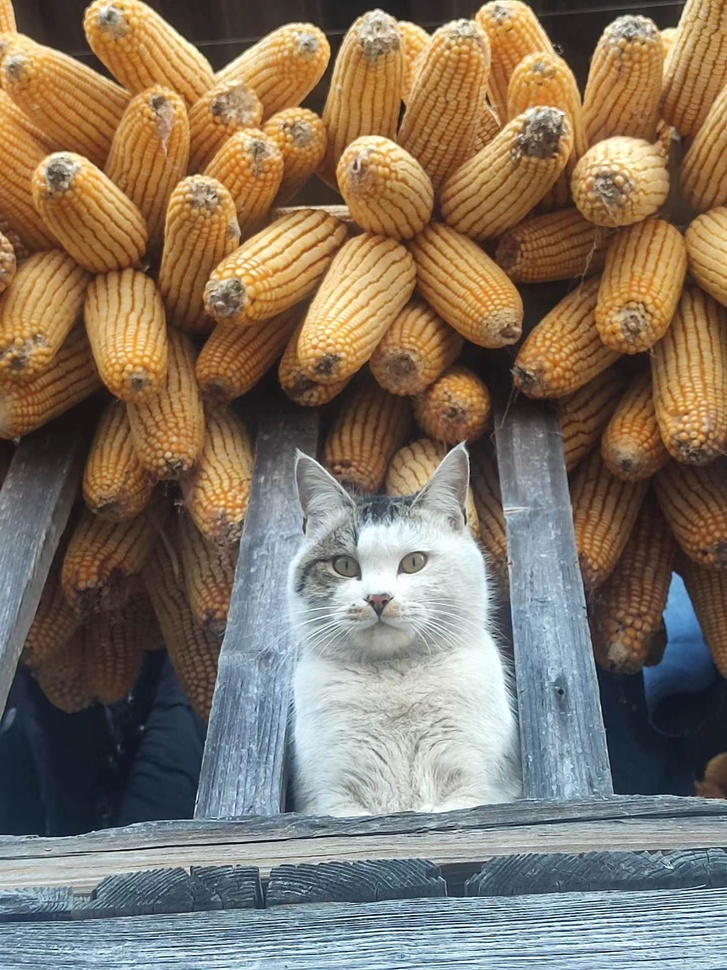
%> input picture 图像信号处理/图片集合/cat.jpg, 727 x 970 px, shrunk from 1440 x 1920 before the run
$ octave DFT.m   (GNU Octave 9; MATLAB toolbox functions it lacks are replaced by stand-ins)
%> lines starting %> are read from the running program, lines starting %| are printed output that depends on the picture; in (x1, y1, x2, y2) boxes, pixels count from 0 and x2, y2 are one past the last pixel; in counts of white or black regions, pixels touching at a corner belong together; the program's own positions count from 1
% 读取图像
originalImage = imread('cat.jpg');
%> originalImage is the input picture: size 970x727x3 uint8; mean R, G, B 130.8, 116.7, 100.1

% 转换为灰度图像
grayImage = rgb2gray(originalImage);
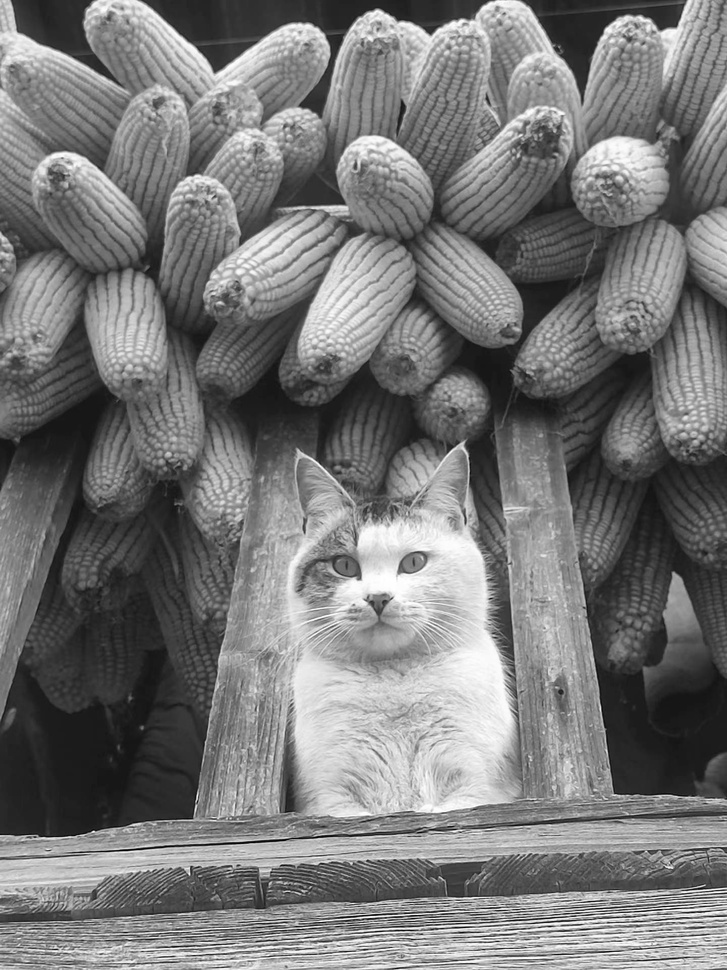
%> grayImage: size 970x727 uint8; min 1, max 255, mean 119
figure;
imshow(grayImage);

% 二值化处理
threshold = graythresh(grayImage);
%> threshold = 0.467
binaryImage = imbinarize(grayImage, threshold);
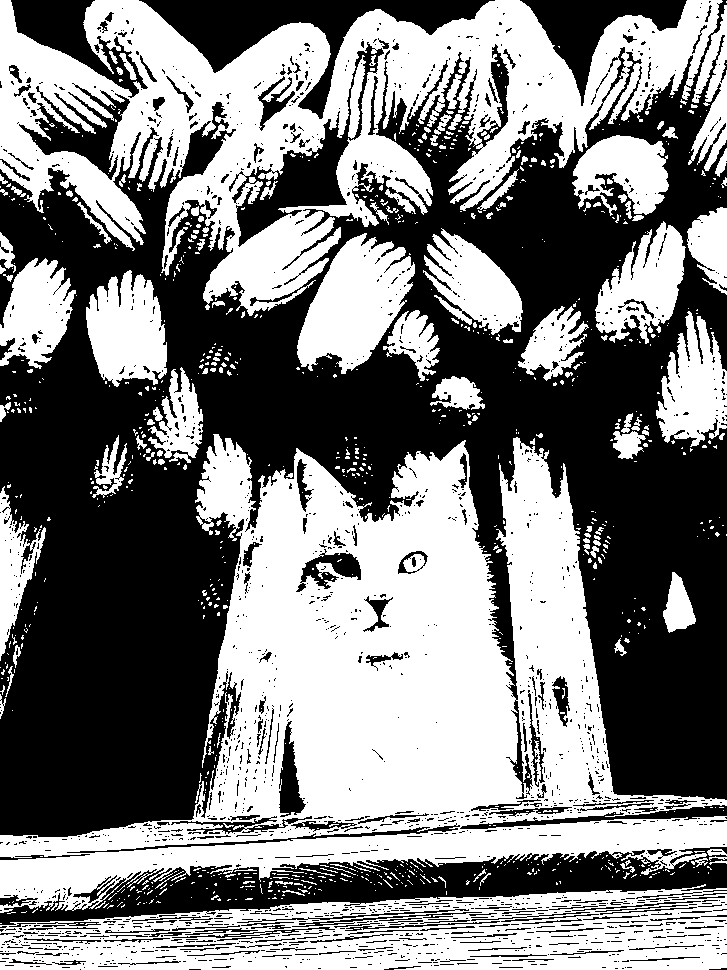
%> binaryImage: size 970x727 logical; 49.4% white; 928 white regions (788 under 20 px), largest, box (x1, y1, x2, y2) and area: (0, 434, 727, 913) 147524, (0, 0, 723, 316) 88120, (0, 884, 727, 970) 38281

% 对二值化后的图像应用二维快速傅里叶变换 fft2，并使用 fftshift 函数将零频分量移到频谱中心
fftImage = calculateFFT(binaryImage);

% 显示变换后的幅度谱
showAmplitudeSpectrum(fftImage);

% 绘制幅度谱的三维能量分布图
plot3DEnergyDistribution(fftImage);

% 计算二维快速傅里叶变换并移动零频分量到频谱中心
function fftImage = calculateFFT(image)
    fftImage = fftshift(fft2(image));
end

% 显示变换后的幅度谱
function showAmplitudeSpectrum(fftImage)
    amplitudeSpectrum = abs(fftImage);
    figure;
    imshow(log(1 + amplitudeSpectrum), []);
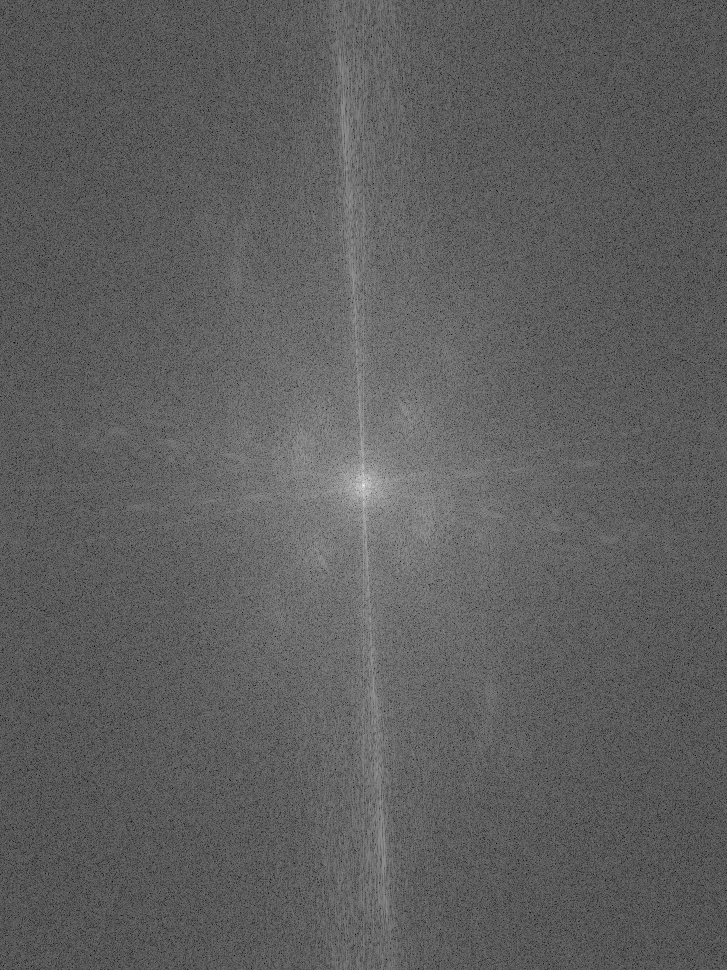
%> displayed picture: size 970x727, on the screen's scale of 0 to 255; min 0, max 255, mean 94.6
end

% 绘制幅度谱的三维能量分布图
function plot3DEnergyDistribution(fftImage)
    amplitudeSpectrum = abs(fftImage);
    [M, N] = size(amplitudeSpectrum);
%> M = 970; N = 727
%> `plot3DEnergyDistribution(fftImage);`:
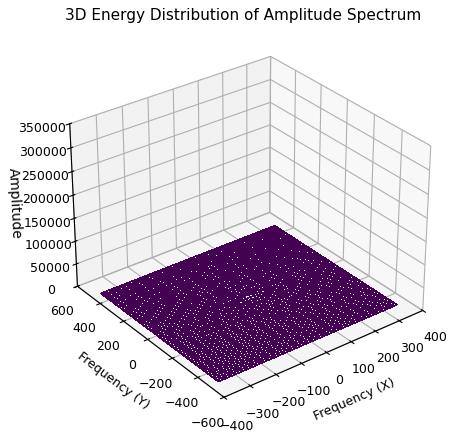
%> figure redrawn from the program's plot data
    [X, Y] = meshgrid(-N/2:N/2-1, -M/2:M/2-1);
    figure;
    mesh(X, Y, amplitudeSpectrum);
    xlabel('Frequency (X)');
    ylabel('Frequency (Y)');
    zlabel('Amplitude');
    title('3D Energy Distribution of Amplitude Spectrum');
end

$ run again, with 图像信号处理/图片集合/d11.png saved as 图像信号处理/图片集合/cat.jpg
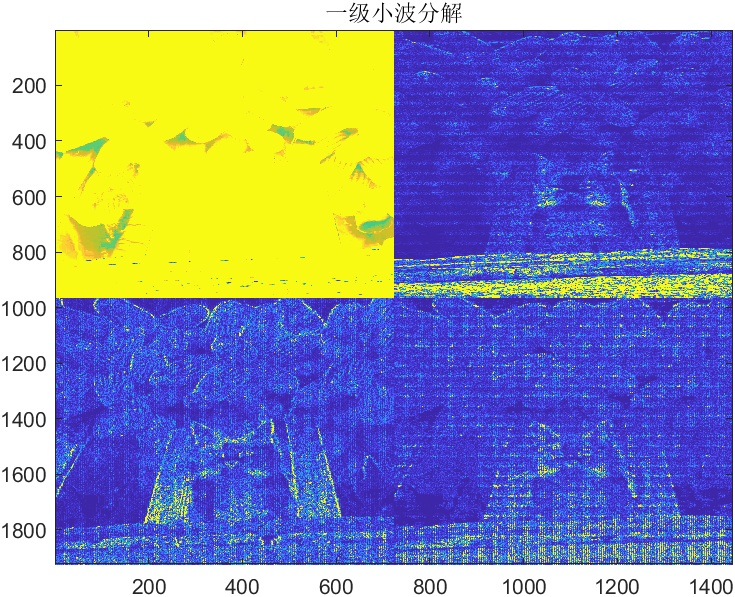
%> input picture 图像信号处理/图片集合/d11.png, 735 x 597 px
%> originalImage is the input picture: size 597x735x3 uint8; mean R, G, B 136.2, 139.6, 169.1
%> threshold = 0.616
%> `binaryImage = imbinarize(grayImage, threshold);`:
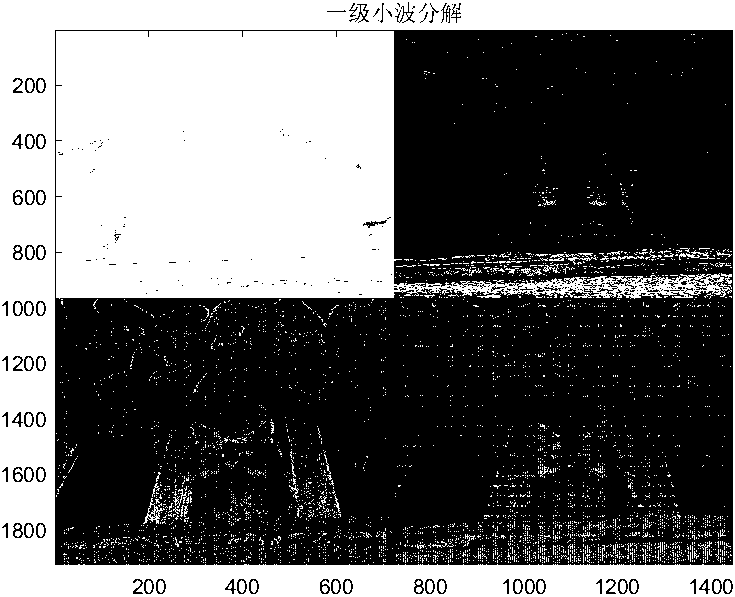
%> binaryImage: size 597x735 logical; 40% white; 4065 white regions (3984 under 20 px), largest, box (x1, y1, x2, y2) and area: (56, 31, 732, 299) 93651, (0, 0, 735, 597) 69784, (143, 498, 165, 524) 150
%> `plot3DEnergyDistribution(fftImage);`:
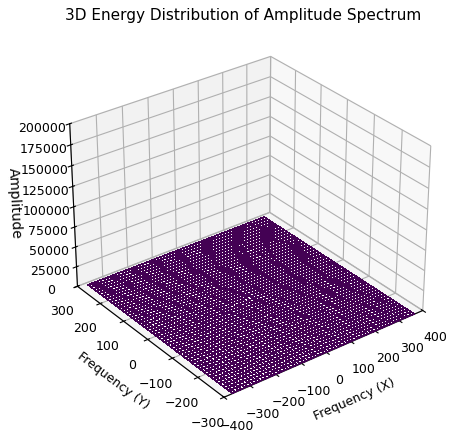
%> figure redrawn from the program's plot data
